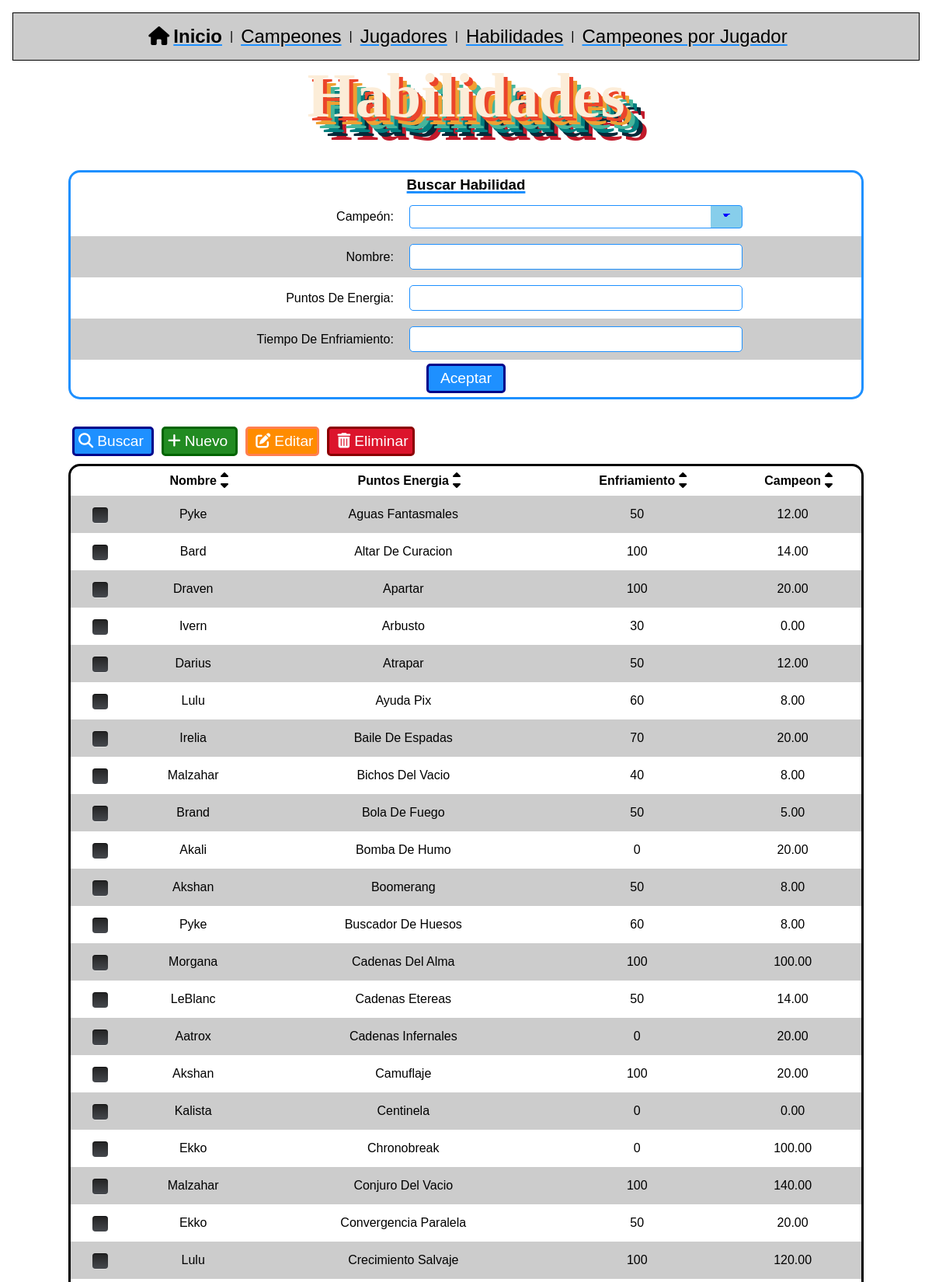
The app's page /crudLol/habilidades.php?sort=nombre&asc (upper part) with its own data.
### tables this page shows
CREATE TABLE `Habilidad` (
  `id` int(11) NOT NULL,
  `nombre` varchar(50) DEFAULT NULL,
  `puntosEnergia` int(10) UNSIGNED DEFAULT NULL,
  `enfriamiento` decimal(5,2) UNSIGNED DEFAULT NULL,
  `campeon` int(11) DEFAULT NULL
);

### crudLol/habilidades.php (the view, shortened to what this page needs)
<!doctype html>
<html lang="en">
<?php
require_once './resources/dependencies/FormHelper.php';
require_once './resources/dependencies/connexion.php';
print "<body>";
print  "<h1>Habilidades</h1>";
print "<div class='container'>";
if (isset($_GET['edit'])) {
    $idx = $_GET['idx'];
    $sql = "SELECT * FROM Habilidad WHERE id = :idx";
    $stmt = $connexion->prepare($sql);
    $stmt->bindParam("idx", $idx, PDO::PARAM_INT);
    $stmt->execute();
    $result = $stmt->fetch(PDO::FETCH_ASSOC);
    $idx = $result['id'];
    $name = $result['nombre'];
    $energy = $result['puntosEnergia'];
    $cooldown = $result['enfriamiento'];
    $champ_id = $result['campeon'];
    ?>
    <form class='editForm' method='post' action='<?= $_SERVER["PHP_SELF"] ?>'>
        <h3><strong>Editar Habilidad</strong></h3>
        <input type='hidden' name='idx' value='<?= $idx ?>'>
        <table class="formTable">
            <tr>
                <td>
                    <label for="champ_id">Campeón: </label>
                </td>
                <td>
                    <select id="champ_id" name="champ_id" class="classic" required>
                        <?php
                        foreach ($connexion->query("SELECT * FROM Campeon", PDO::FETCH_ASSOC) as $fila) {
                            $id = $fila['id'];
                            $name = $fila['nombre'];
                            print "<option ";
                            if ($id == $champ_id) print "selected ";
                            print "value='$id'>$name</option>";
                        }
                        ?>
                    </select>
                </td>
            </tr>
            <tr>
                <td>
                    <label for="name">Nombre: </label>
                </td>
                <td>
                    <input type='text' id="name" name='name' value='<?= $name ?>' required>
                </td>
            </tr>
            <tr>
                <td>
                    <label for="energy">Puntos de Energia: </label>
                </td>
                <td>
                    <input type='number' step="1" id="energy" name='energy' value='<?= $energy ?>' required>
                </td>
            </tr>
            <tr>
                <td>
                    <label for="cooldown">Tiempo de Enfriamiento: </label>
                </td>
                <td>
                    <input type='number' step="0.01" id="cooldown" name='cooldown' value='<?= $cooldown ?>' required>
                </td>
            </tr>
        </table>
        <div class="buttons">
            <a class="btn cancelBtn" href="<?= $_SERVER['PHP_SELF'] ?>"><i class="fa-solid fa-arrow-rotate-left"></i>Cancelar</a>
            <input class="btn editBtn" type='submit' name='edit' value='Aceptar'>
        </div>
    </form>
    <?php
} else { ?>
    <form class='searchForm' method='post' action='<?= $_SERVER["PHP_SELF"] ?>'>
        <h3><strong>Buscar Habilidad</strong></h3>
        <table class="formTable">
            <tr>
                <td>
                    <label for="champ_id">Campeón: </label>
                </td>
                <td>
                    <select id="champ_id" name="champ_id" class="classic">
                        <option></option>
                        <?php
                        foreach ($connexion->query("SELECT * FROM Campeon", PDO::FETCH_ASSOC) as $fila) {
                            $id = $fila['id'];
                            $name = $fila['nombre'];
                            print "<option ";
                            print "value='$id'>$name</option>";
                        }
                        ?>
                    </select>
                </td>
            </tr>
            <tr>
                <td>
                    <label for="name">Nombre: </label>
                </td>
                <td>
                    <input type='text' id='name' name='name' value='<?= $_POST['name'] ?? "" ?>'>
                </td>
            </tr>
            <tr>
                <td>
                    <label for="energy">Puntos de Energia: </label>
                </td>
                <td>
                    <input type='number' step="1" id="energy" name='energy' value='<?= $_POST['energy'] ?? "" ?>'>
                </td>
            </tr>
            <tr>
                <td>
                    <label for="cooldown">Tiempo de Enfriamiento: </label>
                </td>
                <td>
                    <input type='number' step="0.01" id="cooldown" name='cooldown' value='<?= $_POST['energy'] ?? "" ?>'>
                </td>
            </tr>
        </table>
        <input type="submit" name="search" value="Aceptar">
    </form>
<?php }
print "<div class='buttons'>";
print "<a href='" . $_SERVER['PHP_SELF'] . "?search' class='btn searchBtn'><i class='fa-solid fa-magnifying-glass'></i>Buscar</a>";
print "<a href='" . $_SERVER['PHP_SELF'] . "?new' class='btn newBtn'><i class='fa-solid fa-plus'></i>Nuevo</a>";
print "<button class='btn editBtn js_editBtn'><i class='fa-solid fa-pen-to-square'></i>Editar</button>";
print "<button class='btn deleteBtn js_deleteBtn'><i class='fa-solid fa-trash-can'></i>Eliminar</button>";
print "</div>";
$currentPage = $_GET['p'] ?? 1;
$sql = "SELECT Habilidad.id, C.nombre as 'Campeon', Habilidad.nombre, puntosEnergia, enfriamiento FROM Habilidad JOIN Campeon C on C.id = Habilidad.campeon ";
$field_sort = $_GET['sort'];
$sql .= " ORDER BY $field_sort ";
if (isset($_GET['des'])) {
    $sql .= " DESC";
} else {
    $sql .= " ASC";
}
$sql .= " LIMIT 50 OFFSET " . ($currentPage - 1) * 50;
$stmt = $connexion->query("DESCRIBE Habilidad");
$fields = array_map(function ($row) {
    return $row['Field'];
}, $stmt->fetchAll(PDO::FETCH_ASSOC));
print "<table class='resultsTable'>";
print "<tr><td></td>";
array_shift($fields);
foreach ($fields as $field) {
    $fancyField = preg_replace("/([a-z])([A-Z])/", "$1 $2", $field);
    print "<th class='headerSort'>$fancyField <a href='" . $_SERVER['PHP_SELF'] . "?sort=$field&asc" . "'><i class='fa-solid fa-sort-up'></i></a> " .
        "<a href='" . $_SERVER['PHP_SELF'] . "?sort=$field&des" . "'><i class='fa-solid fa-sort-down'></i></a> </th>";
}
print "</tr>";
$stmt = $connexion->query($sql);
while ($row = $stmt->fetch(PDO::FETCH_NUM)) {
    $tmp_idx = array_shift($row);
    print "<tr>";
    print "<td>";
    print "<div class='squaredThree'>";
    print "<label for='squaredThree$tmp_idx'></label>";
    print "</div>";
    print "</td>";
    print "<td>";
    print implode("</td><td>", $row);
    print "</td>";
    print "</tr>";
}
print "</table>";
?>
</div>
</body>
</html>

### crudLol/resources/styles/styles.css (style rules this page uses)
* { padding: 0; margin: 0; box-sizing: border-box; font-family: 'Arial', serif; cursor: default; }
body { padding: 1em; margin-bottom: 20px; }
h1 { text-align: center; }
strong { cursor: pointer; }
a { color: black; text-decoration-line: underline; text-decoration-color: dodgerblue; cursor: pointer !important; }
.container { width: 1024px; margin: 0 auto; }
table { border-collapse: separate; border-spacing: 0; text-transform: capitalize; margin: 5px auto; overflow: hidden; width: 100%; }
.resultsTable { border: 3px solid #000; border-radius: 15px; }
table tr:nth-child(2n) { background-color: #cccccc; }
table td, table th { padding: 10px; margin: 0; text-align: center; }
th.headerSort a { position: relative; }
th.headerSort i { position: absolute; cursor: pointer; }
th.headerSort a:first-child i { transform: translateY(-3px); position: absolute; height: 10px; z-index: 9; }
th.headerSort a:nth-child(2) i { position: absolute; transform: translateY(3px); }
.formTable { width: 100%; }
.formTable tr td:nth-of-type(2) { text-align: left; }
.formTable tr td:first-child { text-align: right; }
.newForm, .editForm, .searchForm { display: flex; align-items: center; justify-content: center; flex-direction: column; border: 3px solid forestgreen; padding: 5px 0; margin: 50px auto 30px auto; width: 100%; border-radius: 15px; }
.searchForm { border: 3px solid dodgerblue; }
.newForm h3, .editForm h3, .searchForm h3 { text-decoration: underline; text-decoration-thickness: 3px; }
.searchForm h3 { text-decoration-color: dodgerblue; }
input { border: thin solid black; border-radius: 5px; outline: none; font-size: 1.1em; padding: 5px 5px 5px 20px; width: 75%; }
.newForm input[type=submit], .editForm input[type=submit], .searchForm input[type=submit] { background: forestgreen; padding: 5px 15px; border-radius: 5px; border-color: black; font-size: 1.2em; color: white; width: auto; cursor: pointer; }
.searchForm input { border-color: dodgerblue; }
.searchForm input[type=submit] { background: dodgerblue; border: 3px solid darkblue; }
.buttons { display: flex; justify-content: left; align-items: center; }
i { margin: 0 5px; cursor: pointer !important; }
.btn { border: 3px solid black; border-radius: 5px; font-size: 1.2rem; padding: 5px 10px 5px 0; color: white; text-decoration: none; margin: 5px; }
.editBtn { outline: darkorange; border-color: coral !important; }
.newBtn { background: forestgreen; border-color: darkgreen !important; outline: darkgreen; cursor: pointer; }
.searchBtn { background: dodgerblue; border-color: darkblue; }
.deleteBtn { background-color: #dc142c; border-color: darkred; padding: 5px; cursor: pointer; }
.editBtn { background-color: darkorange; border-color: orangered; padding: 5px; cursor: pointer; }
h1 { margin-bottom: 30px; font-size: 5rem; text-align: center; color: #fcedd8; background: transparent; font-family: 'Niconne', cursive; font-weight: 700; text-shadow: 5px 5px 0 #eb452b, 10px 10px 0 #efa032, 15px 15px 0 #46b59b, 20px 20px 0 #017e7f, 25px 25px 0 #052939, 30px 30px 0 #c11a2b }
select { background-color: white; border: thin solid black; border-radius: 4px; display: inline-block; font: inherit; line-height: 1.75em; padding: 0 2.5em 0 1em; width: 75%; margin: 0; -webkit-box-sizing: border-box; -moz-box-sizing: border-box; box-sizing: border-box; -webkit-appearance: none; -moz-appearance: none; }
select.classic { background-image: linear-gradient(45deg, transparent 50%, blue 50%), linear-gradient(135deg, blue 50%, transparent 50%), linear-gradient(to right, skyblue, skyblue); background-position: calc(100% - 20px) calc(.5em + 2px), calc(100% - 15px) calc(.5em + 2px), 100% 0; background-size: 5px 5px, 5px 5px, 2.5em 2.5em; background-repeat: no-repeat; }
.searchForm select { border-color: dodgerblue; }
.squaredThree { width: 20px; position: relative; margin: 5px auto; }
.squaredThree label { width: 20px; height: 20px; cursor: pointer; position: absolute; top: 0; left: 0; background: linear-gradient(to bottom, #222222 0%, #45484d 100%); border-radius: 4px; box-shadow: inset 0 1px 1px rgba(0, 0, 0, 0.5), 0 1px 0 rgba(255, 255, 255, 0.4); }
.squaredThree label:after { content: ''; width: 9px; height: 5px; position: absolute; top: 4px; left: 4px; border: 3px solid #fcfff4; border-top: none; border-right: none; background: transparent; opacity: 0; transform: rotate(-45deg); }

### records on screen
habilidad: row "Pyke Aguas Fantasmales 50 12.00"
habilidad: row "Bard Altar De Curacion 100 14.00"
habilidad: row "Draven Apartar 100 20.00"
habilidad: row "Ivern Arbusto 30 0.00"
habilidad: row "Darius Atrapar 50 12.00"
habilidad: row "Lulu Ayuda Pix 60 8.00"
habilidad: row "Irelia Baile De Espadas 70 20.00"
habilidad: row "Malzahar Bichos Del Vacio 40 8.00"
habilidad: row "Brand Bola De Fuego 50 5.00"
habilidad: row "Akali Bomba De Humo 0 20.00"
habilidad: row "Akshan Boomerang 50 8.00"
habilidad: row "Pyke Buscador De Huesos 60 8.00"
habilidad: row "Morgana Cadenas Del Alma 100 100.00"
habilidad: row "LeBlanc Cadenas Etereas 50 14.00"
habilidad: row "Aatrox Cadenas Infernales 0 20.00"
habilidad: row "Akshan Camuflaje 100 20.00"
habilidad: row "Kalista Centinela 0 0.00"
habilidad: row "Ekko Chronobreak 0 100.00"
habilidad: row "Malzahar Conjuro Del Vacio 100 140.00"
habilidad: row "Ekko Convergencia Paralela 50 20.00"
habilidad: row "Lulu Crecimiento Salvaje 100 120.00"

### other values on screen
$menu "|"
$fancyField "Nombre"
$fancyField "Puntos Energia"
$fancyField "Enfriamiento"
$fancyField "Campeon"
